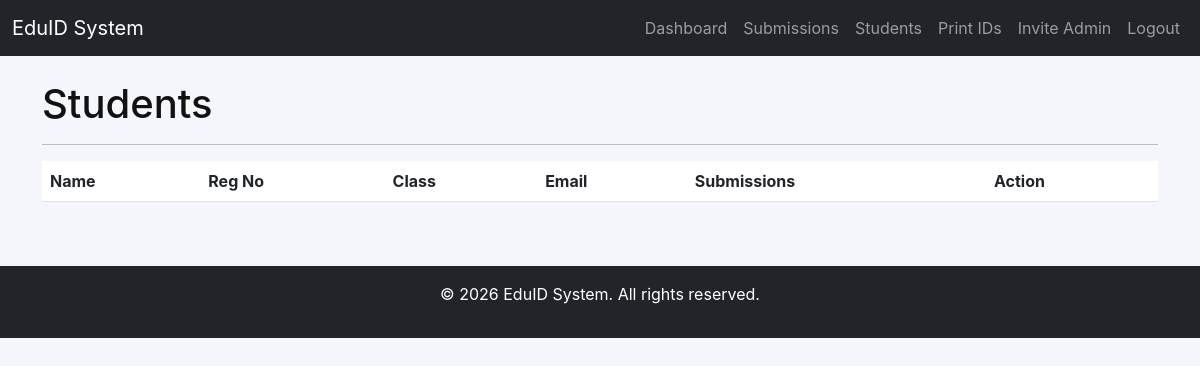
Page /admin/students (signed in) on the earlier database version.
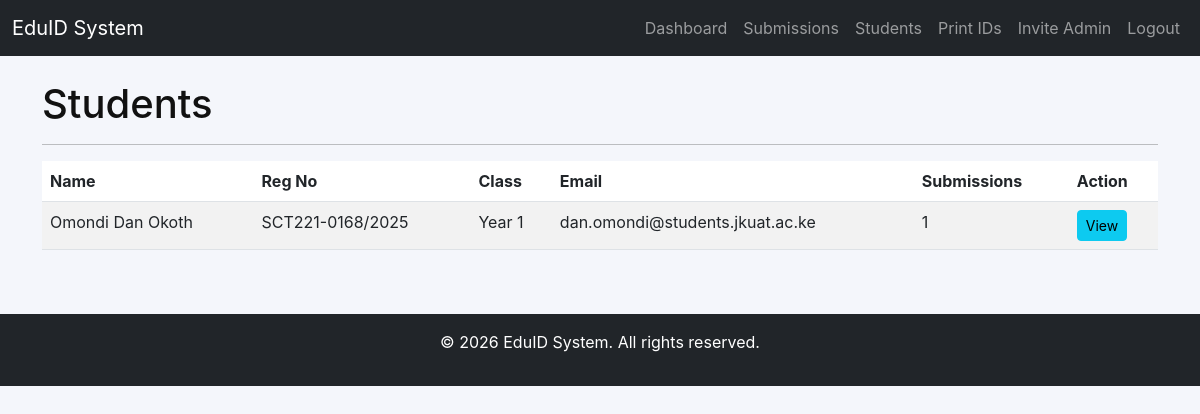
Same page on the later database version.
### app/models/student.py (models this page shows)
class Student(db.Model):
    id = db.Column(db.Integer, primary_key=True)
    user_id = db.Column(db.Integer, db.ForeignKey('user.id'), nullable=False, unique=True)
    reg_no = db.Column(db.String(30), unique=True, nullable=False)
    full_name = db.Column(db.String(120), nullable=False)
    school_name = db.Column(db.String(200))  # School name
    course = db.Column(db.String(200))  # Course/Program name
    email = db.Column(db.String(120))
    phone = db.Column(db.String(20))
    date_of_birth = db.Column(db.Date)
    class_level = db.Column(db.String(50))
    valid_until = db.Column(db.Date)  # ID valid until date
    photo = db.Column(db.String(200))
    blood_type = db.Column(db.String(10))  # e.g., O+, A-, AB+
    allergies = db.Column(db.String(200))
    emergency_contact_name = db.Column(db.String(120))
    emergency_contact_phone = db.Column(db.String(20))
    school_ids = db.relationship('SchoolID', backref='student', lazy=True, cascade='all, delete-orphan')
    created_at = db.Column(db.DateTime, default=datetime.utcnow)
    updated_at = db.Column(db.DateTime, default=datetime.utcnow, onupdate=datetime.utcnow)

### app/routes/admin.py (the view)
@admin_bp.route("/students")
@login_required
@admin_required
def students_list():
    page = request.args.get('page', 1, type=int)
    students = Student.query.paginate(page=page, per_page=10)
    return render_template("admin/students.html", students=students)

### app/templates/admin/students.html (shortened to what this page needs)
{% extends "base.html" %}
{% block content %}
<h1>Students</h1>
<hr>
<div class="table-responsive">
    <table class="table table-striped table-hover">
        <thead>
            <tr>
                <th>Name</th>
                <th>Reg No</th>
                <th>Class</th>
                <th>Email</th>
                <th>Submissions</th>
                <th>Action</th>
            </tr>
        </thead>
        <tbody>
            {% for student in students.items %}
                <tr>
                    <td>{{ student.full_name }}</td>
                    <td>{{ student.reg_no }}</td>
                    <td>{{ student.class_level or 'N/A' }}</td>
                    <td>{{ student.email or 'N/A' }}</td>
                    <td>{{ student.school_ids|length }}</td>
                    <td>
                        <a href="{{ url_for('admin.student_detail', student_id=student.id) }}" class="btn btn-sm btn-info">View</a>
                    </td>
                </tr>
            {% endfor %}
        </tbody>
    </table>
</div>
{% endblock %}

Differences in the rows shown:
added Student: full_name "Omondi Dan Okoth", reg_no "SCT221-0168/2025", class_level "Year 1", email "dan.omondi@students.jkuat.ac.ke", school_ids|length "1"
